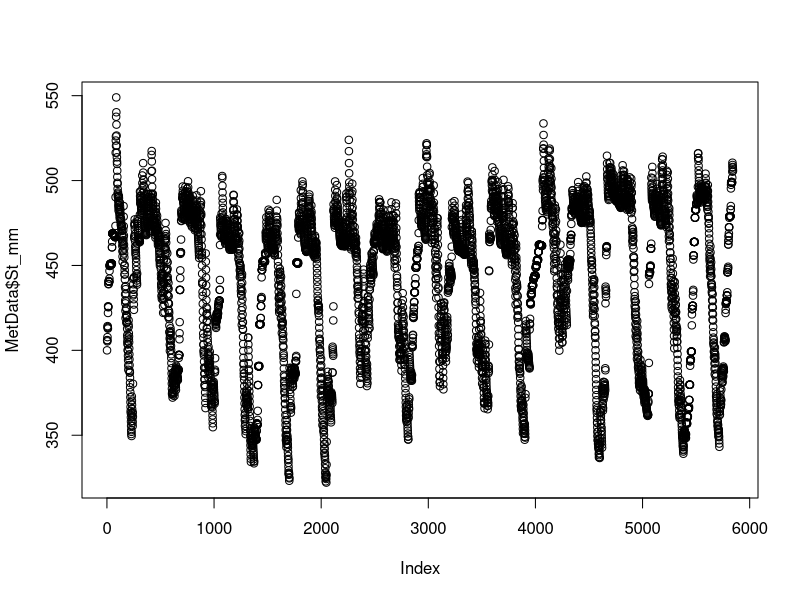
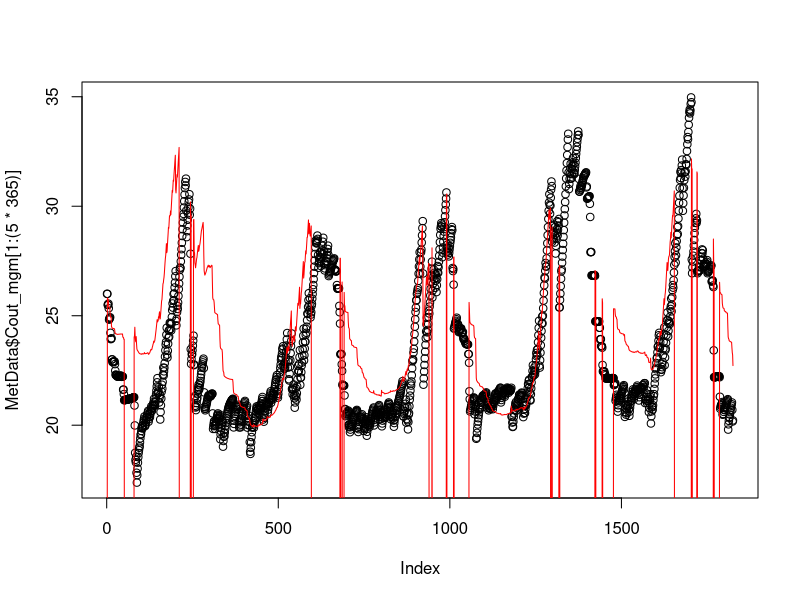
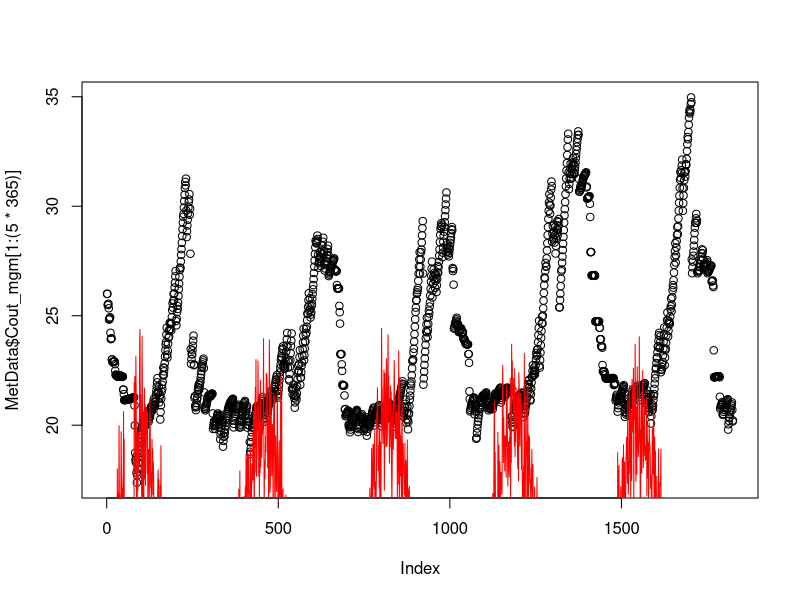

Write the R code that produced these figures, in order. (Note: this script raises an error after producing the figures.)
# Ecohydrology 2018
# In Class Assignment 11

setwd("~/github/Ecohydrology_Modeling")

#Step 1: Read in daily temperature data, convert to SI, add a date field
MetData <- read.csv("MetData_Tracer.csv")
MetData$Date = as.Date(ISOdate(MetData$Year, MetData$Month, MetData$Day))

#Step 2: Construct a Water and Tracer Mass Balance Model
#Step 2a: Compute mass of tracer In (mg)
# Convert precipitation from mm to m
MetData$Precip_m = MetData$Precip_mm / 1000
MetData$Tin_obs_mg = MetData$Cin_mgm * MetData$Precip_m

#Step 2b: Set up the catchment water balance (delta S = Precip - ET - Q)
# Assume an initial catchment storage of 400 mm
# Calculate the mass balance through time
MetData$Q_m = MetData$Q_mm/1000

Si_mm = 400 
Si_m = Si_mm / 1000
MetData$St_mm[1] = Si_mm # initialize with starting condition
for (i in 2:length(MetData$Precip_mm))
{
  MetData$St_mm[i] = MetData$St_mm[i-1] + MetData$Precip_mm[i] - MetData$ET_mm[i] - MetData$Q_mm[i] 
}

MetData$St_m = MetData$St_mm/1000

plot(MetData$St_mm)

#Step 2c: Set up the tracer mass balance (delta C_mass = C_mass_in - C_mass_Q - C_Mass_ET)
# Assume ET removes 0 tracer
# Initial Conditions: average precip concentration is ~ 10 mg / m
# Assume an initial catchment storage tracer concentration of 26 mg / m
# Why are we assuming catchment stored concentration is higher than input concentration?

Ci_mgm = 26
Ti_mg = Ci_mgm * Si_m

# Assume mixing in the catchement
# initialize with starting condition
MetData$Ts_mg = Ti_mg 
MetData$Cs_mgm = MetData$Ts_mg / MetData$St_m
MetData$Tout_mix_mg = MetData$Q_m * MetData$Cs_mgm

for (i in 2:length(MetData$Precip_mm))
{
  MetData$Ts_mg[i] = MetData$Ts_mg[i-1] + (MetData$Precip_m[i]*MetData$Cin_mgm[i]) - MetData$Tout_mix_mg[i-1]  
  MetData$Cs_mgm[i] = MetData$Ts_mg[i] / MetData$St_m[i]
  MetData$Tout_mix_mg[i] = MetData$Q_m[i] * MetData$Cs_mgm[i]
}

# Assume no mixing, calculate Tout_nomix_mg
MetData$Tout_nomix_mg = MetData$Q_m * MetData$Cin_mgm

# Convert Tout values into Cout values
MetData$Cout_mix_mgm = MetData$Tout_mix_mg / MetData$Q_m
MetData$Cout_nomix_mgm = MetData$Tout_nomix_mg / MetData$Q_m

# Replace all NaN for zero flow with 0
MetData[is.na(MetData)] <- 0

# Plot the observed vs simulated values for mass and concentration
plot(MetData$Cout_mgm[1:(5*365)])
lines(MetData$Cout_mix_mgm[1:(5*365)], col = "red")

plot(MetData$Cout_mgm[1:(5*365)])
lines(MetData$Cout_nomix_mgm[1:(5*365)], col = "red")


#Step 4: Using the water and tracer mass balances, go back and re-estimate the initial catchment storage

#Step 5: Plot Two years of Chloride mass In and Out
#Compare in and out time series
#Which signal has more variability? Why?
plot(MetData$Tout_mg[1:(5*365)])

#Step 6: Plot two years of catchment Storage chloride concentration (mg / m) and ET
# What effect are we seeing here?

#Are watersheds continuously stirred batch reactors?
#This was the classic assumption, but is being challenged and now largely rejected
#Compare our asumptions to those of McMillan et al (2012)